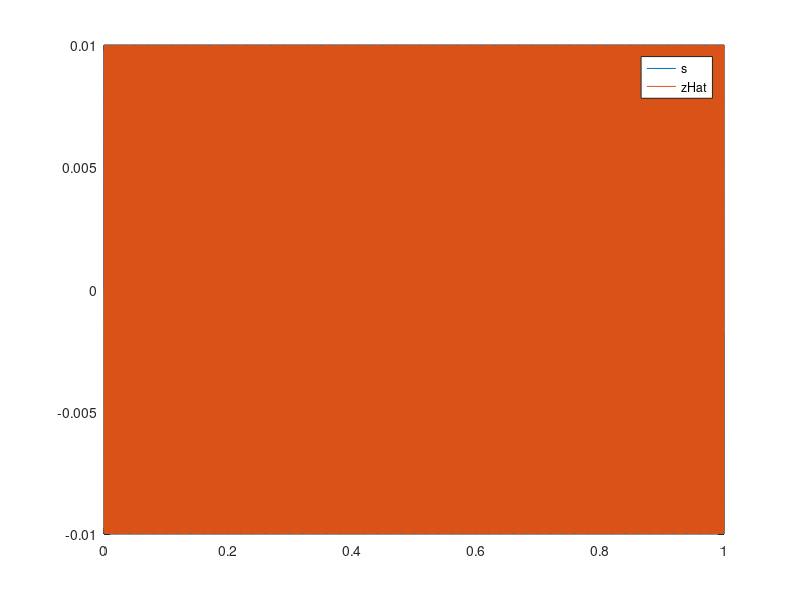

Here is the MATLAB script that generated this plot:
close all; clear all;
    
Fs = 48e3; % sampling rate
t = [0:1/Fs:1-1/Fs]';
s = 0.01*sin(2*pi*1.37e3*t); % source signal
as = 0.05; % as = array spacing (m)
sv = 343; % sv = sound velocity (m.s^-1)


aoa = 5*(2*pi/360);
tau = (as*sin(aoa))/(sv); % tau is the delay between microphones for s (s)
sau = tau * Fs; % sau is tau converted to samples
N = length(s);
S = fft(s);
Smag = abs(S);
Smag = Smag(1:N/2+1);
Smag(2:end-1) = 2 * Smag(2:end-1);


% A = exp(-j*2*pi*[0:3]'*sau);
% Z = (A*S')';
% for m = 1:4
%     z(:,m) = ifft(Z(:,m));
% end
% plot(real(z(:,1))) ; hold on ; plot(real(z(:,2))); hold on ;
% plot(real(z(:,3))); hold on; plot(real(z(:,4))); legend('1','2','3','4');

k = [0:1/(length(S)):1]';
kmag = [0:1/(length(Smag)-1):1]';
% figure; plot(kmag,Smag);
% figure; plot(kmag*Fs/2,Smag);

for aaa = 1:length(k) -1
    Z(aaa) = exp(j*2*pi*k(aaa)*24000/N) * S(aaa);
end
% figure; plot(abs(Z));
% figure; plot(abs(fftshift(Z)));
zHat = ifft(Z);
figure; plot(t,s); hold on; plot(t,imag(zHat)); legend('s','zHat');

% SS = fft(s);
% ss = ifft(SS);
% figure; plot(ss);